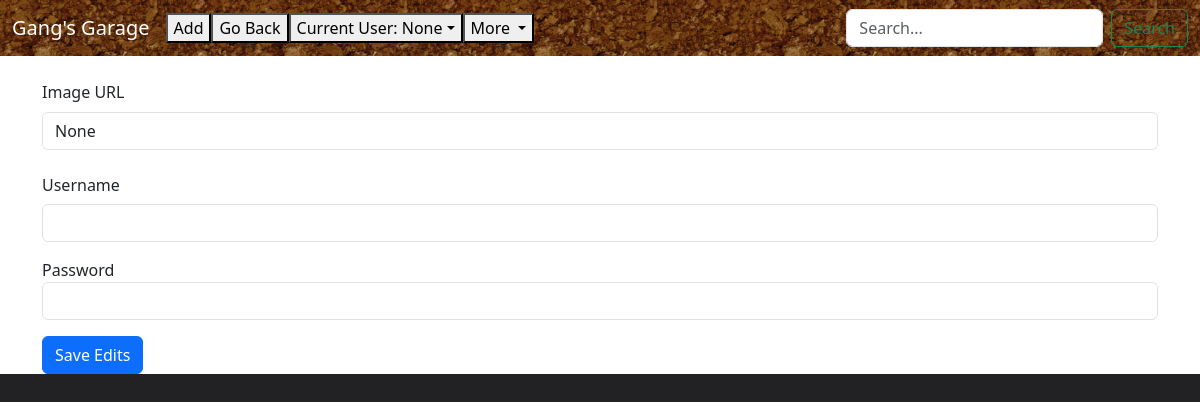
The app's page /edit_user?id=1, older data.
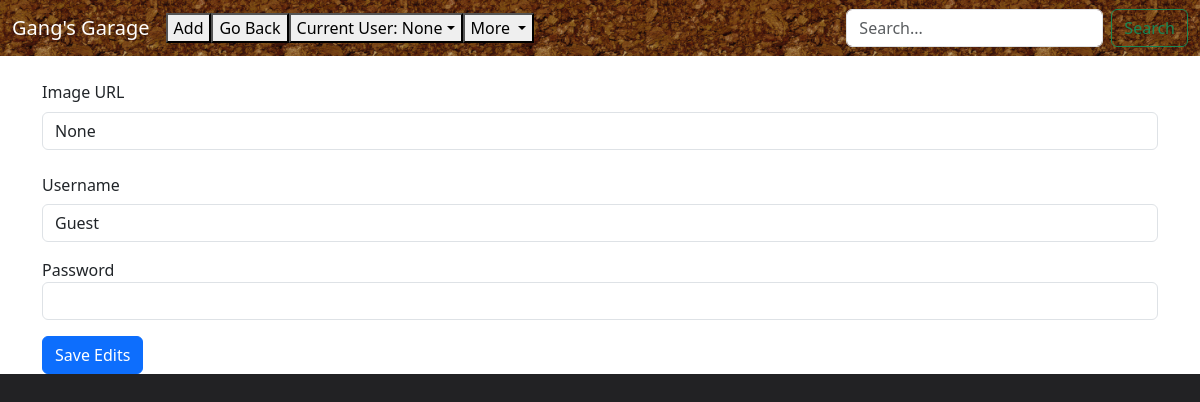
The same page, newer data.
### models.py (models this page shows)
class User(db.Model):
    id = db.Column(db.Integer, primary_key=True)
    profile_pic = db.Column(db.String, nullable=True)
    username = db.Column(db.String(100), nullable=False)
    password = db.Column(db.String(100), nullable=False)
    DateofBirth = db.Column(db.String(100), nullable=True)

### views.py (the view, shortened to what this page needs)
    @app.route('/edit_user', methods=['GET', 'POST'])
    def edit_user():
        userid=request.args.get('userid')
        ActiveUser=request.args.get('ActiveUser')
        id = request.args.get('id')
        user = User.query.get(id)
        if request.method == 'GET':
            return render_template('edit_user.html', user = user, ActiveUser=ActiveUser, userid=userid)

### templates/edit_user.html (shortened to what this page needs)
{% extends "base.html" %} {% block title %}Home{% endblock %}{% block content %}
<form action="/edit_user" method="POST">
  <div class="mb-3">
    <label for="image" class="form-label">Image URL</label>
    <input class="form-control" id="database-img" name="Profile Picture" value="{{user.profile_pic}}"/>
  </div>
  <div class="mb-3">
    <label for="recipient-name" class="col-form-label">Username<br></label>
    <input type="text" class="form-control" id="database-name" name='Username' value="{{user.username}}"/>
  </div>
  <div class="mb-3">
    <label for="message-text" class="col-form-label"></label>Password</label>
    <input class="form-control" id="database-description" name="Password" value=""/>
  </div>
  <button type="submit" class="btn btn-primary">Save Edits</button>
{%endblock%}

Row changes from the older to the newer data that the page shows:
changed User "None": Username (not shown) → "Guest"
